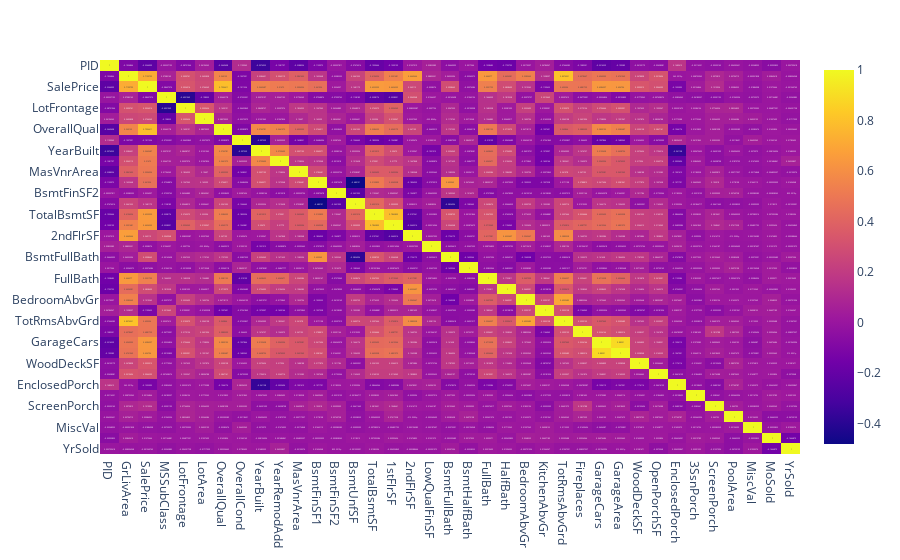

Notebook source saved alongside this figure:
### Code cell
import plotly.express as plt
fig_corr_numerical = plt.imshow(corr_numerical_matrix, text_auto=True, aspect="auto")
fig_corr_numerical.show()
#fig_corr_numerical.write_html("independent.html")

### Figure 1 — Plotly figure (JSON) as saved in the notebook; plotly's stock layout.template omitted (floating-point values rounded to 4 significant figures; data arrays with more than 128 entries replaced by an {"elided": "..."} marker saying what was removed)
{"data": [{"coloraxis": "coloraxis", "hovertemplate": "x: %{x}<br>y: %{y}<br>color: %{z}<extra></extra>", "name": "0", "texttemplate": "%{z}", "type": "heatmap", "x": ["PID", "GrLivArea", "SalePrice", "MSSubClass", "LotFrontage", "LotArea", "OverallQual", "OverallCond", "YearBuilt", "YearRemodAdd", "MasVnrArea", "BsmtFinSF1", "BsmtFinSF2", "BsmtUnfSF", "TotalBsmtSF", "1stFlrSF", "2ndFlrSF", "LowQualFinSF", "BsmtFullBath", "BsmtHalfBath", "FullBath", "HalfBath", "BedroomAbvGr", "KitchenAbvGr", "TotRmsAbvGrd", "Fireplaces", "GarageCars", "GarageArea", "WoodDeckSF", "OpenPorchSF", "EnclosedPorch", "3SsnPorch", "ScreenPorch", "PoolArea", "MiscVal", "MoSold", "YrSold"], "xaxis": "x", "y": ["PID", "GrLivArea", "SalePrice", "MSSubClass", "LotFrontage", "LotArea", "OverallQual", "OverallCond", "YearBuilt", "YearRemodAdd", "MasVnrArea", "BsmtFinSF1", "BsmtFinSF2", "BsmtUnfSF", "TotalBsmtSF", "1stFlrSF", "2ndFlrSF", "LowQualFinSF", "BsmtFullBath", "BsmtHalfBath", "FullBath", "HalfBath", "BedroomAbvGr", "KitchenAbvGr", "TotRmsAbvGrd", "Fireplaces", "GarageCars", "GarageArea", "WoodDeckSF", "OpenPorchSF", "EnclosedPorch", "3SsnPorch", "ScreenPorch", "PoolArea", "MiscVal", "MoSold", "YrSold"], "yaxis": "y", "z": {"elided": "37x37 float values"}}], "layout": {"coloraxis": {"colorscale": [[0, "#0d0887"], [0.1111, "#46039f"], [0.2222, "#7201a8"], [0.3333, "#9c179e"], [0.4444, "#bd3786"], [0.5556, "#d8576b"], [0.6667, "#ed7953"], [0.7778, "#fb9f3a"], [0.8889, "#fdca26"], [1, "#f0f921"]]}, "margin": {"t": 60}, "xaxis": {"anchor": "y", "domain": [0, 1]}, "yaxis": {"anchor": "x", "autorange": "reversed", "domain": [0, 1]}}}
